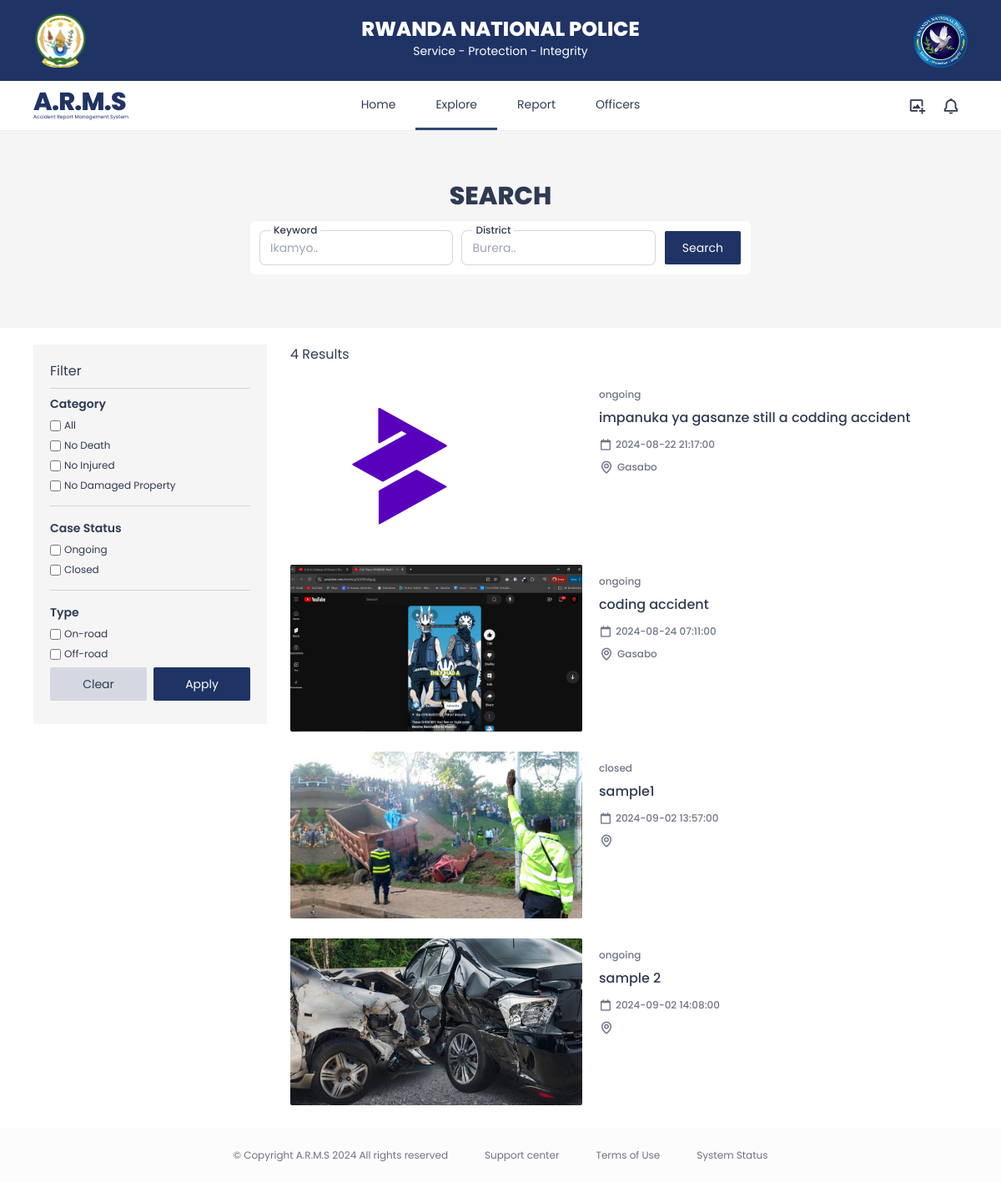
The page /Explore.php on the database its author committed.
### tables this page shows
CREATE TABLE `accident` (
  `id` int(11) NOT NULL,
  `accident_title` varchar(255) NOT NULL,
  `accident_date_time` datetime NOT NULL,
  `province` varchar(255) DEFAULT NULL,
  `district` varchar(255) DEFAULT NULL,
  `sector` varchar(255) DEFAULT NULL,
  `basicinfo_desc` text DEFAULT NULL,
  `forensic_images` text DEFAULT NULL,
  `forensic_desc` text DEFAULT NULL,
  `damage_images` text DEFAULT NULL,
  `damage_desc` text DEFAULT NULL,
  `officers_images` text DEFAULT NULL,
  `officer_description` text DEFAULT NULL,
  `extra_info_images` text DEFAULT NULL,
  `extra_info` text DEFAULT NULL,
  `case_status` enum('ongoing','closed') DEFAULT NULL,
  `accident_type` enum('on-road','off-road','side-road') DEFAULT NULL
);

### Explore.php (the view, shortened to what this page needs)
<!DOCTYPE html>
<html lang="en">
<head>
    <link rel="stylesheet" href="style.css">
    <link href='https://unpkg.com/boxicons@2.1.4/css/boxicons.min.css' rel='stylesheet'>
    <script src="https://cdn.tailwindcss.com"></script>
    <link rel="stylesheet" href="https://cdn.jsdelivr.net/npm/swiper@11/swiper-bundle.min.css" />
</head>
<body class="text-text-color">
    <div id="Header-Container"></div>
    <nav class="h-[60px] flex px-10 max-lg:px-4 bg-white/80 backdrop-blur-md border-b-[1px] border-text-color/10 sticky top-0 z-20 max-md:hidden">
        <div class="h-full w-full flex flex-col justify-center items-start text-primary-color">
            <span class="text-3xl font-extrabold leading-7 tracking-tight">A.R.M.S</span>
            <span class="text-[6px] pr-1">Accident Report Management System</span>
        </div>
        <div class="flex h-full w-full items-center justify-center gap-0 min-w-fit ">
            <a href="index.html" class="text-sm font-normal whitespace-nowrap w-fit h-full flex items-center justify-center py-2 px-6 border-b-[3px] hover:opacity-85 border-transparent">Home</a>
            <a href="Explore.html" class="text-sm font-normal whitespace-nowrap w-fit h-full flex items-center justify-center py-2 px-6 border-b-[3px] hover:opacity-85 border-primary-color/90">Explore</a>
            <a href="Report.html" class="text-sm font-normal whitespace-nowrap w-fit h-full flex items-center justify-center py-2 px-6 border-b-[3px] hover:opacity-85 border-transparent">Report</a>
            <a href="Officer.html" class="text-sm font-normal whitespace-nowrap w-fit h-full flex items-center justify-center py-2 px-6 border-b-[3px] hover:opacity-85 border-transparent">Officers</a>
        </div>
        <div class="h-full w-full flex items-center justify-end gap-0 relative">
            <a href="Add accident.html">
                <button class="h-[40px] w-auto aspect-square text-[22px] rounded-full hover:bg-text-color/10 transition active:bg-text-color/20 flex items-center justify-center">
                    <i class='bx bx-image-add'></i>
                </button>
            </a>
            <a href="Notifications.html" class="h-[40px] w-auto aspect-square text-[22px] rounded-full hover:bg-text-color/10 transition active:bg-text-color/20 flex items-center justify-center">
                <i class='bx bx-bell'></i>
            </a>
        </div>
    </nav>
    <section class="backgroundz w-full h-fit flex items-center justify-center flex-col py-16 max-md:py-8 gap-4 px-10 max-md:px-4">
        <h1 class="text-3xl font-extrabold leading-7 tracking-normal uppercase">Search</h1>
        <form class="w-[95%] max-w-[600px] flex bg-white gap-3 p-3 rounded-md max-md:flex-col max-md:gap-5" method="POST" action="">
            <div class="w-2/5 max-md:w-full flex flex-col relative">
                <h1 class="text-xs font-medium caption-top absolute bg-white px-1 top-[-9px] left-3">Keyword</h1>
                <input type="text" name="keyword" placeholder="Ikamyo.." class="h-[40px] rounded-md p-3 text-sm ring-1 ring-primary-color/20">
            </div>
            <div class="w-2/5 max-md:w-full flex flex-col relative">
                <h1 class="text-xs font-medium caption-top absolute bg-white px-1 top-[-9px] left-3">District</h1>
                <input type="text" name="district" placeholder="Burera.." class="h-[40px] rounded-md p-3 text-sm ring-1 ring-primary-color/20">
            </div>
            <div class="w-1/5 max-md:w-full bg-stone-300 flex flex-col">
                <button type="submit" class="w-full h-[40px] bg-primary-color text-white flex items-center justify-center text-sm rounded-sm">Search</button>
            </div>
        </form>
    </section>
    <section class="h-full w-full flex items-start justify-between py-5 px-10 max-md:px-4 gap-7 relative">
        <div id="filters" class="max-w-[280px] w-full max-md:max-h-[500px] overflow-y-auto sticky backgroundz flex-col p-5 mobile-Filter">
            <h1 class="border-b border-b-gray-300 pb-2">Filter</h1>
            <form class="py-2 flex flex-col gap-2" method="POST" action="">
                <h1 class="text-sm font-semibold">Category</h1>
                <div class="w-full h-fit flex flex-col gap-2 max-md:flex-row max-md:flex-wrap">
                    <label class="flex items-center gap-1 cursor-pointer w-fit">
                        <input type="checkbox" name="filter[]" value="All" class="accent-primary-color">
                        <p class="text-xs">All</p>
                    </label>
                    <label class="flex items-center gap-1 cursor-pointer w-fit">
                        <input type="checkbox" name="filter[]" value="No Death" class="accent-primary-color">
                        <p class="text-xs">No Death</p>
                    </label>
                    <label class="flex items-center gap-1 cursor-pointer w-fit">
                        <input type="checkbox" name="filter[]" value="No Injured" class="accent-primary-color">
                        <p class="text-xs">No Injured</p>
                    </label>
                    <label class="flex items-center gap-1 cursor-pointer w-fit">
                        <input type="checkbox" name="filter[]" value="No Damaged Property" class="accent-primary-color">
                        <p class="text-xs">No Damaged Property</p>
                    </label>
                </div>
                <div class="w-full h-[1px] bg-gray-300 my-2"></div>
                <h1 class="text-sm font-semibold">Case Status</h1>
                <div class="w-full h-fit flex flex-col gap-2 max-md:flex-row max-md:flex-wrap">
                    <label class="flex items-center gap-1 cursor-pointer w-fit">
                        <input type="checkbox" name="filter[]" value="Ongoing" class="accent-primary-color">
                        <p class="text-xs">Ongoing</p>
                    </label>
                    <label class="flex items-center gap-1 cursor-pointer w-fit">
                        <input type="checkbox" name="filter[]" value="Closed" class="accent-primary-color">
                        <p class="text-xs">Closed</p>
                    </label>
                </div>
                <div class="w-full h-[1px] bg-gray-300 my-2"></div>
                <h1 class="text-sm font-semibold">Type</h1>
                <div class="w-full h-fit flex flex-col gap-2 max-md:flex-row max-md:flex-wrap">
                    <label class="flex items-center gap-1 cursor-pointer w-fit">
                        <input type="checkbox" name="filter[]" value="On-road" class="accent-primary-color">
                        <p class="text-xs">On-road</p>
                    </label>
                    <label class="flex items-center gap-1 cursor-pointer w-fit">
                        <input type="checkbox" name="filter[]" value="Off-road" class="accent-primary-color">
                        <p class="text-xs">Off-road</p>
                    </label>
                </div>
                <div class="flex items-center justify-between max-md:flex-col gap-2">
                    <button type="reset" class="w-1/2 max-md:w-full h-[40px] bg-primary-color/15 flex items-center justify-center text-sm rounded-sm">Clear</button>
                    <button type="submit" class="w-1/2 max-md:w-full h-[40px] bg-primary-color text-white flex items-center justify-center text-sm rounded-sm">Apply</button>
                </div>
            </form>
        </div>
        <div class="flex-1 h-full flex flex-col gap-4 relative">
            <?php
            $servername = "localhost";
            $username = "root";
            $password = "";
            $dbname = "armz";
            $conn = new mysqli($servername, $username, $password, $dbname);
            $sql = "SELECT * FROM accident WHERE 1=1";
            $result = $conn->query($sql);
            $totalResults = $result->num_rows;
            echo "<div class='w-full flex items-center justify-between'><h1>$totalResults Results</h1></div>";
            while ($row = $result->fetch_assoc()) {
                $damageImages = $row['damage_images'];
                $imageSrc = !empty($damageImages) ? $damageImages : 'default-image-path.jpg';
                echo "
                <a href='accident_desc.php?id={$row['id']}'>
                    <div class='flex flex-1 h-fit max-md:h-fit items-start mb-2 justify-start max-md:flex-col'>
                        <div class='h-[200px] w-[350px] max-md:h-fit max-md:w-full bg-stone-50 rounded-md flex items-center justify-center'>
                            <img src='$imageSrc' alt='accident image' class='rounded-sm w-full h-full object-cover object-center'>
                        </div>
                        <div class='px-5 max-md:px-0 py-3 w-fit'>
                            <p class='text-xs font-medium text-text-color/70'>{$row['case_status']}</p>
                            <h1 class='text-base leading-6 font-medium py-2'>{$row['accident_title']}</h1>
                            <p class='text-xs font-medium text-text-color/70 flex items-center gap-1'><i class='bx bx-calendar-alt text-base'></i> {$row['accident_date_time']}</p>
                            <p class='text-xs font-medium pt-[1px] text-text-color/70 flex items-center gap-1'><i class='bx bx-map text-lg'></i>{$row['district']}</p>
                        </div>
                    </div>
                </a>";
            }
            ?>
        </div>
    </section>
    <div id="Footer"></div>
</body>
</html>

### style.css (style rules this page uses)
* { font-family: "Poppins", sans-serif; margin: 0; padding: 0; box-sizing: border-box; outline-color: #1f3365be; }

### Explore.php (style rules this page uses)
.backgroundz { background-color: whitesmoke; }

### rows shown on the page
accident: damage_images (picture), case_status "ongoing", accident_title "impanuka ya gasanze still a codding accident", accident_date_time "2024-08-22 21:17:00", district "Gasabo"
accident: damage_images (picture), case_status "ongoing", accident_title "coding accident", accident_date_time "2024-08-24 07:11:00", district "Gasabo"
accident: damage_images (placeholder picture), case_status "closed", accident_title "sample1", accident_date_time "2024-09-02 13:57:00"
accident: damage_images (picture), case_status "ongoing", accident_title "sample 2", accident_date_time "2024-09-02 14:08:00"

### other values the page prints
$totalResults "4"
